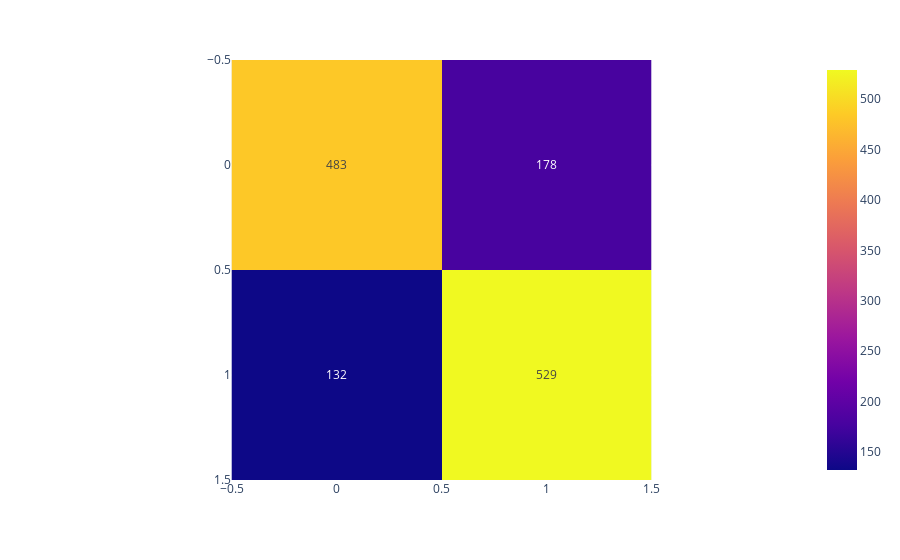

Source (notebook cell):
### Code cell
# sns.heatmap(confusion_matrix(y_test, pred), annot=True)
px.imshow(confusion_matrix(y_test, pred), text_auto=True)

### Figure 1 — Plotly figure (JSON) as saved in the notebook; plotly's stock layout.template omitted (floating-point values rounded to 4 significant figures)
{"data": [{"coloraxis": "coloraxis", "hovertemplate": "x: %{x}<br>y: %{y}<br>color: %{z}<extra></extra>", "name": "0", "texttemplate": "%{z}", "type": "heatmap", "xaxis": "x", "yaxis": "y", "z": [[483, 178], [132, 529]]}], "layout": {"coloraxis": {"colorscale": [[0, "#0d0887"], [0.1111, "#46039f"], [0.2222, "#7201a8"], [0.3333, "#9c179e"], [0.4444, "#bd3786"], [0.5556, "#d8576b"], [0.6667, "#ed7953"], [0.7778, "#fb9f3a"], [0.8889, "#fdca26"], [1, "#f0f921"]]}, "margin": {"t": 60}, "xaxis": {"anchor": "y", "constrain": "domain", "domain": [0, 1], "scaleanchor": "y"}, "yaxis": {"anchor": "x", "autorange": "reversed", "constrain": "domain", "domain": [0, 1]}}}
